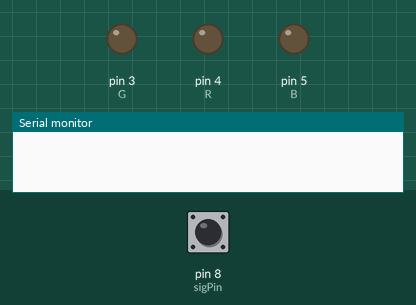
Bench run of a sketch on a simulated Arduino Uno, built with avr-gcc and run on an emulated ATmega328P. On the bench: output pins drawn as LEDs (lit = HIGH), the last lines printed to the serial monitor. Inputs (shaded band) come from the test bench; at power-on: pin 8 (sigPin) HIGH. Random numbers use the default seed unless the sketch sets one.

Above: at 1.2 s.
1.3 s: pin 8 (sigPin) pulled LOW for 1 s
At 1.4 s:
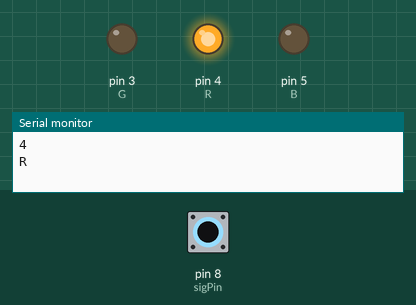
At 2.1 s:
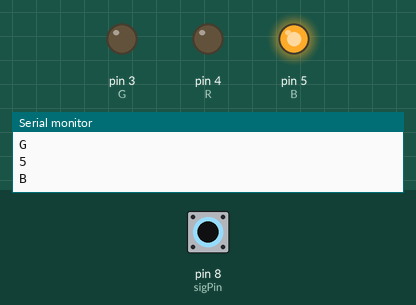
4.3 s: pin 8 (sigPin) pulled LOW for 3.2 s
At 5.95 s:
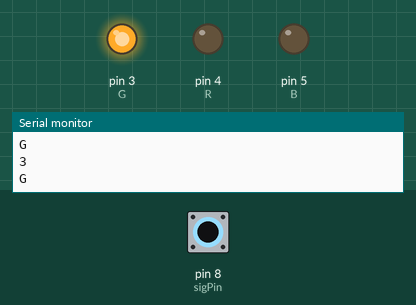
Timing chart, 0 to 9.0 s (numbered marks = the images above; inputs shaded):
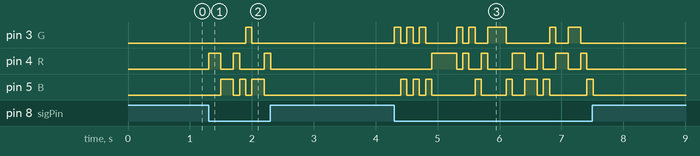

The sketch:

Tilt_Sensor.ino
```cpp
int vccPin = 9;
int gndPin = 10;
int sigPin = 8;
int value = 0;
int a = 0;

#define R 4
#define G 3
#define B 5
#define GND 2

void LED() {
  a = random(3,6);

  switch (a) {
    case 3:
      digitalWrite(R, LOW);
      digitalWrite(G, HIGH);
      digitalWrite(B, LOW);
      Serial.println(a);
      Serial.println("G");

      break;
    case 4:
      digitalWrite(R, HIGH);
      digitalWrite(G, LOW);
      digitalWrite(B, LOW);
      Serial.println(a);
      Serial.println("R");

      break;
    case 5:
      digitalWrite(R, LOW);
      digitalWrite(G, LOW);
      digitalWrite(B, HIGH);
      Serial.println(a);
      Serial.println("B");

      break;
  }


}


void setup() {
  Serial.begin(9600);
  //기울기 센서 초기화
  pinMode(vccPin, OUTPUT);
  pinMode(gndPin, OUTPUT);
  pinMode(sigPin, INPUT_PULLUP);
  //LED 초기화
  pinMode(R, OUTPUT);
  pinMode(G, OUTPUT);
  pinMode(B, OUTPUT);
  pinMode(GND, OUTPUT);
  digitalWrite(GND, LOW);


}

void loop() {
  value = digitalRead(sigPin);

  if (value == 0) {
    LED();

  }
  else digitalWrite(a, LOW);

  //Serial.print("Sensor value: ");
  //Serial.println(a);
  delay(100);

}
```

Measured:
- after the input at 1.3 s, pin 3 (G): LOW → HIGH after 0.60 s, → LOW 0.10 s later; pin 4 (R): goes HIGH 0.20 s, LOW 0.20 s, HIGH 0.10 s, LOW 0.40 s, HIGH 0.10 s, then LOW, starting at once; pin 5 (B): goes HIGH 0.20 s, LOW 0.10 s, HIGH 0.10 s, LOW 0.10 s, HIGH 0.20 s, then LOW, starting after 0.20 s
- after the input at 4.3 s, pin 3 (G): LOW → HIGH at once, → LOW 0.10 s later, → HIGH 0.10 s later, → LOW 0.10 s later, … (16 changes in this stretch); pin 4 (R): LOW → HIGH after 0.60 s, → LOW 0.40 s later, → HIGH 0.10 s later, → LOW 0.10 s later, … (14 changes in this stretch)
